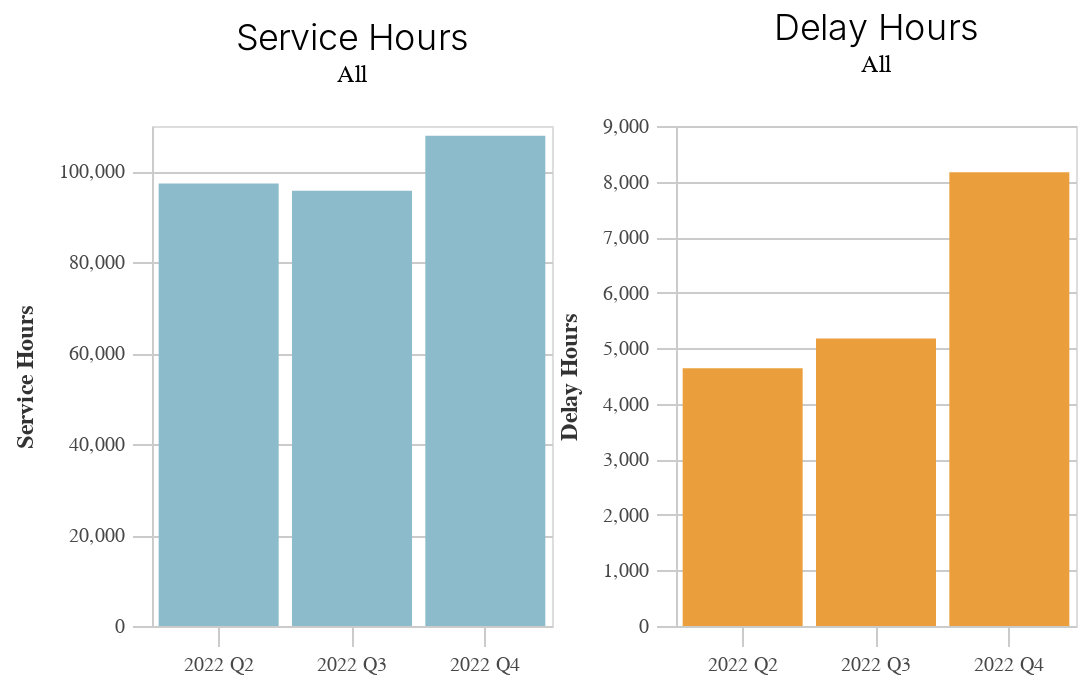

This figure's notebook cell:
### Code cell
s2

### Figure 1 — Vega-Lite specification as saved in the notebook (floating-point values rounded to 4 significant figures)
{"config": {"view": {"continuousWidth": 400, "continuousHeight": 300}, "axis": {"domainColor": "#cbcbcb", "grid": true, "gridColor": "#cbcbcb", "gridWidth": 1, "labelColor": "#474747", "labelFont": "Nunito Sans", "labelFontSize": 10, "labelPadding": 4, "tickColor": "#cbcbcb", "tickSize": 10, "titleColor": "#333", "titleFont": "Raleway", "titleFontSize": 12, "titlePadding": 10}, "axisBand": {"grid": false}, "background": "white", "font": "Raleway", "header": {"labelFont": "Nunito Sans", "titleFont": "Raleway"}, "legend": {"labelColor": "#333", "labelFont": "Nunito Sans", "labelFontSize": 11, "labelLimit": 0, "padding": 1, "symbolSize": 30, "symbolType": "square", "titleColor": "#333", "titleFont": "Raleway", "titleFontSize": 14, "titlePadding": 10}, "title": {"anchor": "middle", "font": "Raleway", "fontSize": 18, "fontWeight": 300, "offset": 20}}, "hconcat": [{"data": {"name": "data-a87205dd99c81c49770c00ba667dcc4c"}, "mark": "bar", "encoding": {"color": {"value": "#8CBCCB"}, "tooltip": [{"field": "year", "type": "quantitative"}, {"field": "quarter", "type": "nominal"}, {"field": "year_quarter", "type": "nominal"}, {"field": "variable", "type": "nominal"}, {"field": "category", "type": "nominal"}, {"field": "value", "type": "quantitative"}], "x": {"axis": {"format": "2022 Q%q"}, "field": "service_date", "timeUnit": "quarter", "title": null, "type": "ordinal"}, "y": {"field": "value", "title": "Service Hours", "type": "quantitative"}}, "height": 250, "selection": {"selector003": {"type": "interval", "bind": "scales", "encodings": ["x", "y"]}}, "title": {"text": "Service Hours", "subtitle": "All"}, "width": 200}, {"data": {"name": "data-772971afb4beddc869c7ff2966ddf311"}, "mark": "bar", "encoding": {"color": {"value": "#EB9F3C"}, "tooltip": [{"field": "year", "type": "quantitative"}, {"field": "quarter", "type": "nominal"}, {"field": "year_quarter", "type": "nominal"}, {"field": "variable", "type": "nominal"}, {"field": "category", "type": "nominal"}, {"field": "value", "type": "quantitative"}], "x": {"axis": {"format": "2022 Q%q"}, "field": "service_date", "timeUnit": "quarter", "title": null, "type": "ordinal"}, "y": {"field": "value", "title": "Delay Hours", "type": "quantitative"}}, "height": 250, "selection": {"selector004": {"type": "interval", "bind": "scales", "encodings": ["x", "y"]}}, "title": {"text": "Delay Hours", "subtitle": "All"}, "width": 200}], "resolve": {"scale": {"y": "independent"}}, "spacing": 0, "$schema": "https://vega.github.io/schema/vega-lite/v4.17.0.json", "datasets": {"data-a87205dd99c81c49770c00ba667dcc4c": [{"year_quarter": "Q2_2022", "service_date": "2022-05-04", "year": 2022, "quarter": "Q2", "category": "All", "variable": "service_hours", "value": 97340.0}, {"year_quarter": "Q3_2022", "service_date": "2022-08-17", "year": 2022, "quarter": "Q3", "category": "All", "variable": "service_hours", "value": 95760.0}, {"year_quarter": "Q4_2022", "service_date": "2022-10-12", "year": 2022, "quarter": "Q4", "category": "All", "variable": "service_hours", "value": 107800.0}], "data-772971afb4beddc869c7ff2966ddf311": [{"year_quarter": "Q2_2022", "service_date": "2022-05-04", "year": 2022, "quarter": "Q2", "category": "All", "variable": "delay_hours", "value": 4638.0}, {"year_quarter": "Q3_2022", "service_date": "2022-08-17", "year": 2022, "quarter": "Q3", "category": "All", "variable": "delay_hours", "value": 5176.0}, {"year_quarter": "Q4_2022", "service_date": "2022-10-12", "year": 2022, "quarter": "Q4", "category": "All", "variable": "delay_hours", "value": 8169.0}]}}
